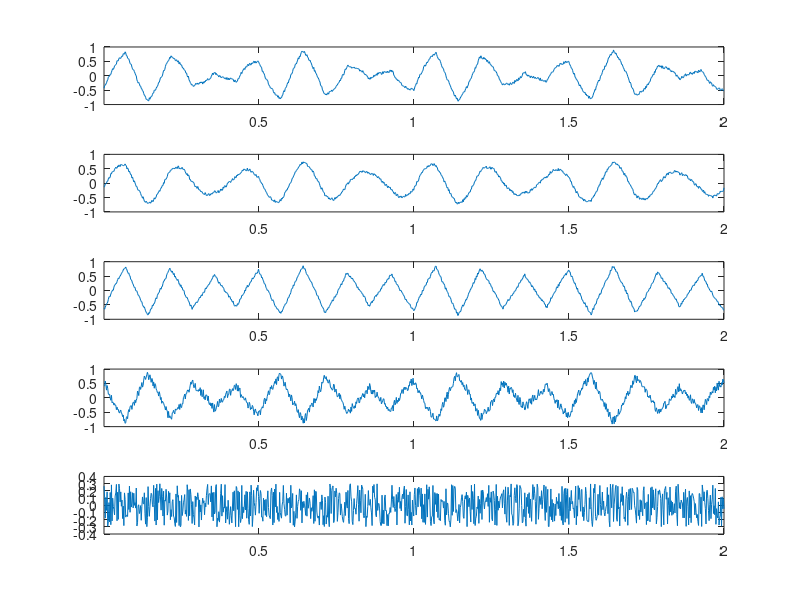
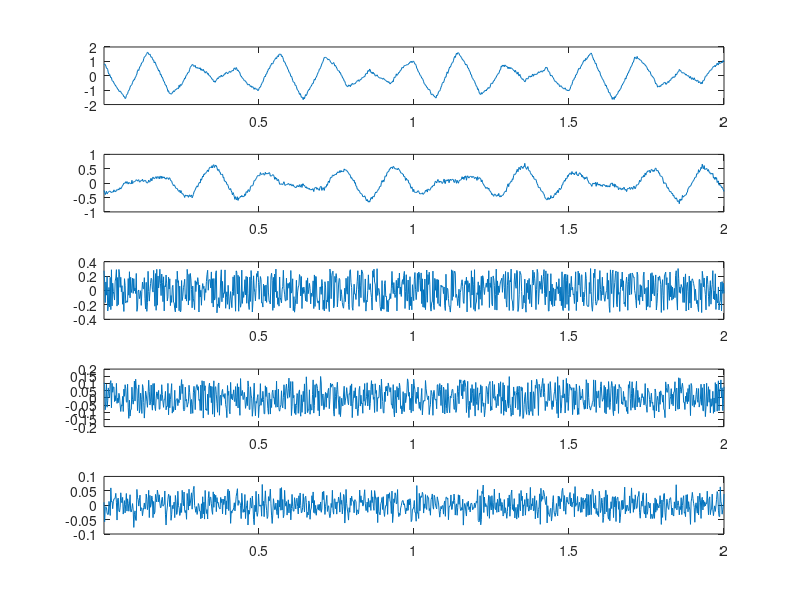
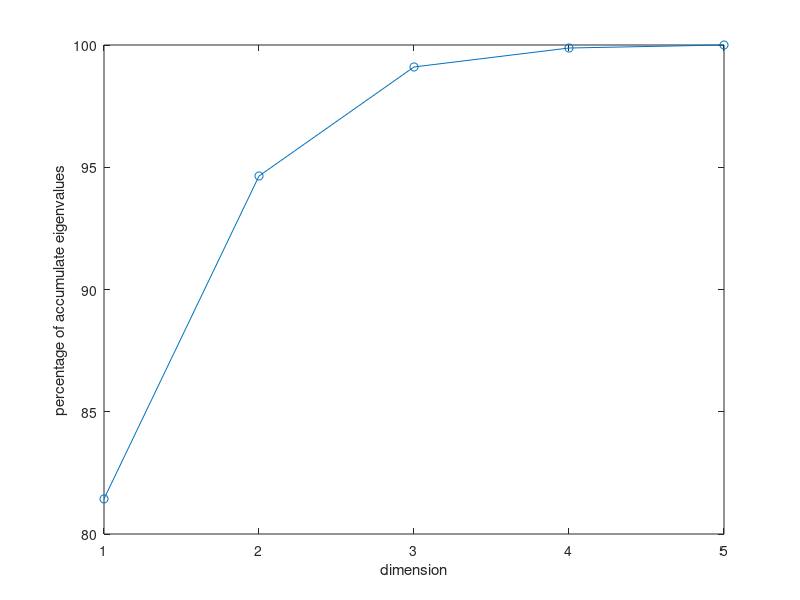
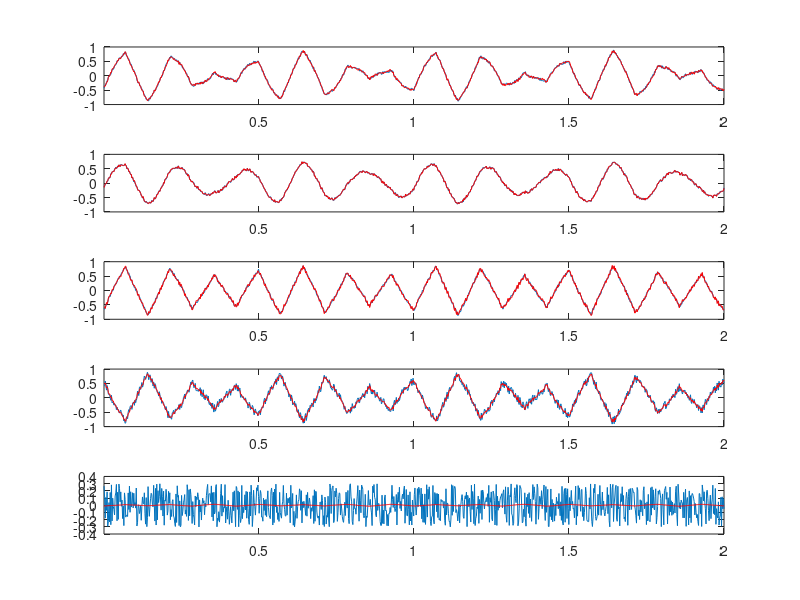

These figures' MATLAB source, in order:
%% Author: Lu, Chia-Feng 2013.11.28
clear, close all
clc

%% initialize parameters
samplerate=500; % in Hz
N=1000; % data length

freq1=5; % in Hz
freq2=7; % in Hz
taxis=[1:N]/samplerate;

PCnum=2;  % the number of PC used to reconstruct signals

%% generate test signals 
C1 = 0.75*sin(2*pi*freq1*taxis);        % 1st component: a sine wave
C2 = sawtooth(2*pi*freq2*taxis,0.5);    % 2nd component: a triangular wave

% Combine data in different proportions
X(1,:) = 0.5*C1 + 0.5*C2 + 0.1*rand(1,N);
X(2,:) = 0.7*C1 + 0.2*C2 + 0.1*rand(1,N);
X(3,:) = 0.2*C1 + 0.7*C2 + 0.1*rand(1,N);
X(4,:) = -0.3*C1 - 0.6*C2 + 0.3*rand(1,N);
X(5,:) = 0.6*rand(1,N);    % Noise only

% Center data by subtracting mean
X = X - mean(X,2)*ones(1,N);

figure, 
for i=1:size(X,1)
    subplot(size(X,1),1,i)
    plot(taxis,X(i,:)),xlim([taxis(1) taxis(end)])
end

%% Principal Components Analysis using Singular Value Decomposition (SVD)
[U,S,V]=svd(X,0);   % perform SVD on Signals

eigenVal=diag(S).^2;  % calculate eigenvalues
for i=1:size(X,1)
    PC(i,:)=V(:,i)*sqrt(eigenVal(i));   % scale principal components
end

eigenVal=eigenVal/(N-1); % now eigenvalues equal to variances
for i=1:size(X,1)
    eigen_perc(i)=sum(eigenVal(1:i))/sum(eigenVal)*100;  % calculate accumulated percentage of eigenvalues
end

figure, 
for i=1:size(PC,1)
    subplot(size(PC,1),1,i)
    plot(taxis,PC(i,:)),xlim([taxis(1) taxis(end)])
end

figure,plot(eigen_perc,'-o')
xlabel('dimension'),ylabel('percentage of accumulate eigenvalues')

%% Check the covariance of principal components (PC)
cov(PC')  % make sure if the PCs are uncorrelated !
% the off-diagonal terms should be 0

%% Reconstruct the Signal only use the first PCnum PCs
newX = U(:,1:PCnum) * S(1:PCnum,1:PCnum) *V(:,1:PCnum)';

figure, 
for i=1:size(newX,1)
    subplot(size(newX,1),1,i)
    plot(taxis,X(i,:)),hold on
    plot(taxis,newX(i,:),'r'),xlim([taxis(1) taxis(end)])
end

